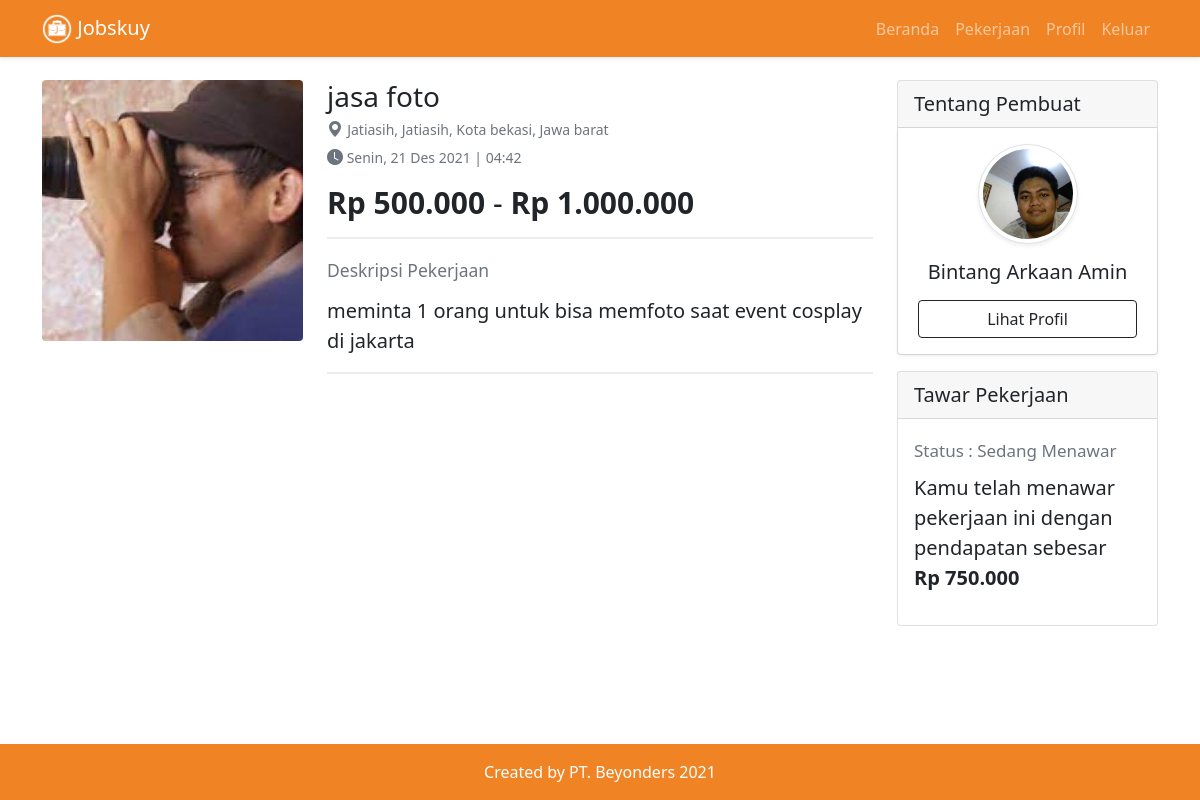
The page /public/detail/?id=1 (signed in) on the database its author committed.
### tables this page shows
CREATE TABLE `project` (
  `id_project` int(10) NOT NULL,
  `id_user` int(10) NOT NULL,
  `id_project_category` int(10) NOT NULL,
  `project_title` varchar(128) NOT NULL,
  `project_description` text NOT NULL,
  `project_price_low` int(10) NOT NULL,
  `project_price_high` int(10) NOT NULL,
  `project_address` varchar(128) NOT NULL,
  `project_status` enum('Waiting','Progress','Finished') NOT NULL,
  `project_image` varchar(128) NOT NULL,
  `project_create` datetime NOT NULL DEFAULT current_timestamp()
);

CREATE TABLE `user` (
  `id_user` int(10) NOT NULL,
  `user_name` varchar(64) NOT NULL,
  `user_phone` varchar(64) NOT NULL DEFAULT '',
  `user_email` varchar(64) NOT NULL,
  `user_password` varchar(64) NOT NULL,
  `user_image` varchar(64) NOT NULL DEFAULT 'base.jpeg',
  `user_created` datetime NOT NULL DEFAULT current_timestamp()
);

CREATE TABLE `bid` (
  `id_bid` int(10) NOT NULL,
  `id_project` int(10) NOT NULL,
  `id_worker` int(10) NOT NULL,
  `bid_price` int(10) NOT NULL,
  `bid_create` datetime NOT NULL DEFAULT current_timestamp(),
  `bid_status` enum('Bid','Accepted','Declined','Finished') NOT NULL DEFAULT 'Bid'
);

### public/detail/index.php (the view, shortened to what this page needs)
<?php
require_once("../../config/config.php");
$id = "";
if ($_GET) {
    if (!empty($_GET['id'])) {
        $id = $_GET['id'];
    }
}
$result = mysqli_query($con, "SELECT * FROM project WHERE id_project = '$id'");
if ($result) {
    foreach ($result as $key) {
        $url_image = "../../assets/job/" . $key['project_image'];
        $hari = array(1 =>  'Minggu',  'Senin', 'Selasa', 'Rabu', 'Kamis', 'Jumat', 'Sabtu');
        $bulan = array(1 =>   'Jan', 'Feb', 'Maret', 'Apr', 'Mei', 'Jun', 'Jul', 'Agu', 'Sep', 'Okt', 'Nov', 'Des');
        $date_project = date('Y-m-d-H:i', strtotime($key['project_create']));
        $time_project = date('H:i', strtotime($key['project_create']));
        $split       = explode('-', $date_project);
        $tgl_indo = $split[2] . ' ' . $bulan[(int)$split[1]] . ' ' . $split[0];
        $num = date('N', strtotime($date_project));
        $create_date = $hari[$num] . ', ' . $tgl_indo . ' | ' . $time_project;
        $low = "Rp " . number_format($key['project_price_low'], 0, ',', '.');
        $high = "Rp " . number_format($key['project_price_high'], 0, ',', '.');
?>
        <!DOCTYPE html>
        <html lang="en">
        <head>
            <link href="https://cdn.jsdelivr.net/npm/bootstrap@5.1.3/dist/css/bootstrap.min.css" rel="stylesheet" />
            <link rel="stylesheet" href="https://cdn.jsdelivr.net/npm/bootstrap-icons@1.6.0/font/bootstrap-icons.css" />
            <link href="detail.css" rel="stylesheet">
        </head>
        <body>
            <nav class="navbar navbar-expand-lg navbar-dark shadow-sm fixed-top" style="background-color: #f08425;">
                <div class="container">
                    <a class="navbar-brand" href="../home/">
                        <img src="../../assets/logo-white.png" alt="" width="30" height="30" class="d-inline-block align-text-top">
                        Jobskuy
                    </a>
                    <div class="collapse navbar-collapse" id="navbarNav">
                        <ul class="navbar-nav ms-auto">
                            <li class="nav-item">
                                <a class="nav-link" aria-current="page" href="../home/">Beranda</a>
                            </li>
                            <li class="nav-item">
                                <a class="nav-link" href="../project/">Pekerjaan</a>
                            </li>
                            <li class="nav-item">
                                <a class="nav-link" href="../profile/">Profil</a>
                            </li>
                            <li class="nav-item">
                                <a class="nav-link" href="#" class="list-group-item list-group-item-action" data-bs-toggle="modal" data-bs-target="#modalLogout">Keluar</a>
                            </li>
                        </ul>
                    </div>
                </div>
            </nav>
            <section style="padding-bottom: 4em;">
                <div class="container" style="margin-top: 5em;">
                    <div class="row justify-content fs-5">
                        <div class="col-md-3">
                            <div class="position-sticky" style="top: 5rem;">
                                <img class="rounded" src="<?php echo $url_image; ?>" height="100%" width="100%" style="object-fit: cover;">
                            </div>
                        </div>
                        <div class="col-md-6">
                            <h3 id="titleproject"><?php echo $key['project_title']; ?></h3>
                            <p id="normalP" style="margin-top: -5px; margin-bottom: 4px"><i class="bi bi-geo-alt-fill text-secondary"></i> <small class="text-muted"><?php echo $key['project_address']; ?></small></p>
                            <p id="normalP"><i class="bi bi-clock-fill text-secondary"></i><small class=" text-muted"> <?php echo $create_date; ?></small></p>
                            <h2 id="bidrange" style="margin-top: 5px;"><?php echo "<b>" . $low . "</b> - <b>" . $high . "</b>"; ?></h2>
                            <hr class="rounded">
                            <p id="desc"><small class="text-muted">Deskripsi Pekerjaan</small></p>
                            <p style="margin-top: -5px;"><?php echo nl2br($key['project_description']); ?></p>
                            <hr class="rounded mb-3">
                        </div>
                        <div class="col-md-3">
                            <div class="position-sticky" style="top: 5rem;">
                                <div class="row justify-content fs-5">
                                    <div class="col-md-12 mb-3">
                                        <?php
                                        $idUser = $key['id_user'];
                                        $resultuser = mysqli_query($con, "SELECT * FROM user WHERE id_user = '$idUser'");
                                        if ($resultuser) {
                                            foreach ($resultuser as $keyuser) {
                                                $imgUser = $keyuser['user_image'];
                                                if (empty($imgUser)) {
                                                    $imgUser = "../../assets/profile/base.jpeg";
                                                } else {
                                                    $imgUser = "../../assets/profile/" . $keyuser['user_image'];
                                                }
                                        ?>
                                                <div class="card">
                                                    <div class="card-header">
                                                        Tentang Pembuat
                                                    </div>
                                                    <div class="bg-white rounded shadow-sm py-3 px-1 text-center">
                                                        <img src="<?php echo $imgUser; ?>" alt="" width="100" class="img-fluid rounded-circle mb-3 img-thumbnail shadow-sm">
                                                        <h5 class="mb-0"><?php echo $keyuser['user_name']; ?></h5>
                                                        <div class="row justify-content" style="padding-right: 16px; padding-left: 16px;">
                                                            <div class="col mt-3">
                                                                <a href="../user/?id=<?php echo $idUser; ?>" class="btn btn-outline-dark" role="button" aria-pressed="true" style="width: 100%;">Lihat Profil</a>
                                                            </div>
                                                        </div>
                                                    </div>
                                                </div>
                                        <?php
                                            }
                                        }
                                        ?>
                                    </div>
                                    <div class="col-md-12">
                                        <?php
                                        $sessionIdUser = $_SESSION['user']['id_user'];
                                        $checkBid = mysqli_query($con, "SELECT * FROM bid WHERE id_project = '$id' AND id_worker = '$sessionIdUser'");
                                        $checkBidRow = mysqli_num_rows($checkBid);
                                        if ($checkBidRow > 0) {
                                            foreach ($checkBid as $keybid) {
                                                $statusbid = $keybid['bid_status'];
                                                $bidPrice = "Rp " . number_format($keybid['bid_price'], 0, ',', '.');
                                                if ($statusbid == "Bid") {
                                        ?>
                                                    <div class="card">
                                                        <div class="card-header">
                                                            Tawar Pekerjaan
                                                        </div>
                                                        <div class="card-body">
                                                            <p><small class="text-muted" style="font-size: 85%;">Status : Sedang Menawar</small></p>
                                                            <p style="margin-top: -8px;">Kamu telah menawar pekerjaan ini dengan pendapatan sebesar <br><b><?php echo $bidPrice; ?></b></p>
                                                        </div>
                                                    </div>
                                                <?php
                                                } else if ($statusbid == "Accepted") {
                                                ?>
                                                    <div class="card">
                                                        <div class="card-header">
                                                            Tawar Pekerjaan
                                                        </div>
                                                        <div class="card-body">
                                                            <p><small class="text-muted" style="font-size: 85%;">Status : Bekerja</small></p>
                                                            <p style="margin-top: -8px;">Kamu diterima untuk bekerja dengan pendapatan <br> <b><?php echo $bidPrice; ?></b></p>
                                                            <p>Bekerjalah secara serius dan amanah. Terima Kasih.</p>
                                                        </div>
                                                    </div>
                                                <?php
                                                } else if ($statusbid == "Declined") {
                                                ?>
                                                    <div class="card">
                                                        <div class="card-header">
                                                            Tawar Pekerjaan
                                                        </div>
                                                        <div class="card-body">
                                                            <p><small class="text-muted" style="font-size: 85%;">Status : Ditolak</small></p>
                                                            <p style="margin-top: -8px;">Mohon maaf sepertinya kamu belum terpilih. Tetap semangat dan jangan putus asa. Ayo cari pekerjaan lain !</p>
                                                        </div>
                                                    </div>
                                                <?php
                                                } else if ($statusbid == "Finished") {
                                                ?>
                                                    <div class="card">
                                                        <div class="card-header">
                                                            Tawar Pekerjaan
                                                        </div>
                                                        <div class="card-body">
                                                            <p><small class="text-muted" style="font-size: 85%;">Status : Selesai</small></p>
                                                            <p style="margin-top: -8px;">Kamu telah menerima pendapatan sebesar <br><b><?php echo $bidPrice; ?></b></p>
                                                            <p>Terima kasih telah berpartisipasi dalam membantu layanan Jobskuy.</p>
                                                        </div>
                                                    </div>
                                                <?php
                                                }
                                            }
                                        }
                                        ?>
                                    </div>
                                </div>
                            </div>
                        </div>
                    </div>
                </div>
            </section>
            <footer class="text-center text-white" style="background-color: #f08425; position: fixed; width: 100%; bottom: 0;">
                <div class="text-center p-3">
                    Created by PT. Beyonders 2021
                </div>
            </footer>
        </body>
        </html>
<?php
    }
}
?>

### public/detail/detail.css (style rules this page uses)
#normalP { font-size: 80%; }
#desc { font-size: 100%; }
#bidrange { font-size: 150%; }
hr.rounded { border-top: 2px solid #bbb; border-radius: 5px; }

### rows shown on the page
project: project_image (picture), project_title "jasa foto", project_address "Jatiasih, Jatiasih, Kota bekasi, Jawa barat", project_create "Senin, 21 Des 2021 | 04:42", project_price_low "Rp 500.000", project_price_high "Rp 1.000.000", project_description "meminta 1 orang untuk bisa memfoto saat event cosplay di jakarta"
user: user_image (picture), user_name "Bintang Arkaan Amin"
bid: bid_price "Rp 750.000"
